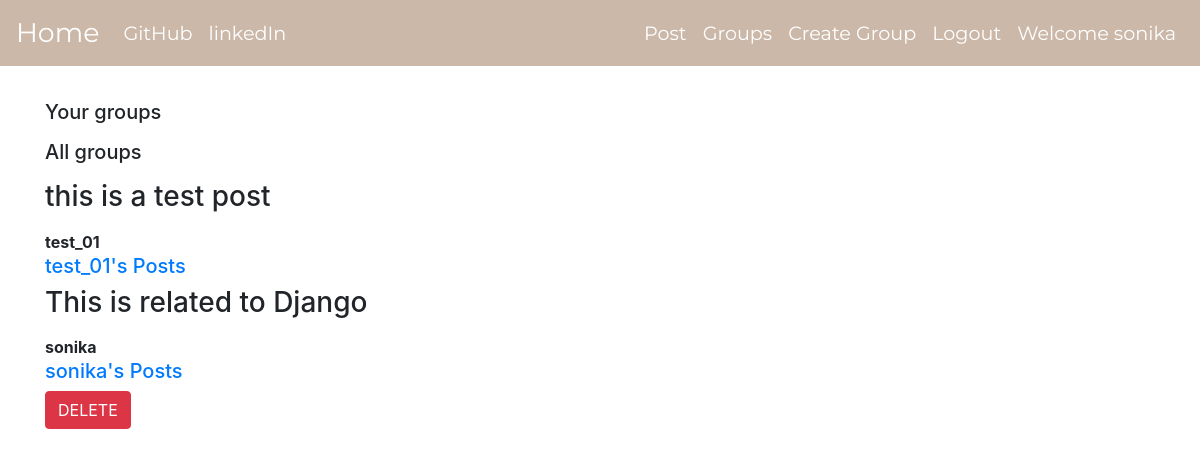
The page /posts/ (signed in) on the database its author committed.
### posts/models.py (models this page shows, shortened)
class Post(models.Model):
    user = models.ForeignKey(User,on_delete=models.CASCADE,related_name='user_post')
    created_time = models.DateTimeField(auto_now=True)
    message = models.TextField()
    message_html = models.TextField(editable=False,default='',blank=True)
    group = models.ForeignKey(Group,related_name='group_post',null=True,blank=True,on_delete=models.SET_NULL)
    class Meta:
        ordering = ['-created_time']
        unique_together = ['user','message']

### posts/views.py (the view)
# urls.py: path('',views.PostListClass.as_view(),name='list_post'),
class PostListClass(SelectRelatedMixin,generic.ListView):
    model = models.Post
    select_related = ('user','group')

### posts/templates/posts/post_list.html (shortened to what this page needs)
{% extends 'posts/post_base.html' %}
{% load humanize %}
{% block prepost %}
  {% if user.is_authenticated %}
    <h5>Your groups</h5>
  {% endif %}
  <h5>All groups</h5>
{% endblock %}
{% block post_content %}
  {% for post in post_list %}
    {% include 'posts/_post.html' %}
  {% endfor %}
{% endblock %}

### templates/base.html (shortened to what this page needs)
<!DOCTYPE html>
{% load static %}
<html lang="en" dir="ltr">
  <head>
    <link rel="stylesheet" href="https://stackpath.bootstrapcdn.com/bootstrap/4.5.0/css/bootstrap.min.css">
    <link rel="stylesheet" href="{% static 'master.css' %}">
  </head>
  <body>
    <nav class="navbar fixed-top navbar-expand-lg custom-nav">
      <div class="collapse navbar-collapse" id="navbarSupportedContent">
        <a class="navbar-brand" href="{% url 'home' %}">Home</a>
        <ul class="navbar-nav mr-auto">
          <li class="nav-item"><a class="nav-link" href="https://github.com/sonikaPinto/django">GitHub</a></li>
          <li class="nav-item"><a class="nav-link" href="https://www.linkedin.com/in/sonika-muriel-pinto-031234125/">linkedIn</a></li>
        </ul>
        <ul class="navbar-nav navbar-right">
          {% if user.is_authenticated %}
            <li class="nav-item"><a class="nav-link" href="{% url 'posts:create_post' %}">Post</a></li>
            <li class="nav-item"><a class="nav-link" href="{% url 'groups:group_list'%}">Groups</a></li>
            <li class="nav-item"><a class="nav-link" href="{% url 'groups:create_group' %}">Create Group</a></li>
            <li class="nav-item"><a class="nav-link" href="{% url 'accounts:logout' %}">Logout</a></li>
            <li class="nav-item"><a class="nav-link" href='{% url "home" %}'>Welcome {{user.username}}</a></li>
          {% endif %}
        </ul>
      </div>
    </nav>
      <div class="container mycontent">
        <div class="row">
          <div class="col-md-12">
            {% block content %}
            {% endblock %}
          </div>
        </div>
      </div>
  </body>
</html>

### posts/templates/posts/_post.html (shortened to what this page needs)
<div class="post_media">
  <h3>{{post.message_html|safe}}</h3>
  <div class="media_body">
    <strong>{{post.user.username}}</strong>
    <h5 class="media_heading">
      <a href="{% url 'posts:for_user_post' slug=post.user.username %}">{{post.user.username}}'s Posts</a>
    </h5>
  </div>
  <div class="media_footer">
    {% if user.is_authenticated and post.user == user %}
    <a href="{% url 'posts:delete_post' pk=post.pk %}" class='btn btn-danger'>DELETE</a>
    {% endif %}
  </div>
</div>

### static/master.css (style rules this page uses)
.custom-nav { font-size: 1.2em; border-bottom: 10px; font-family: 'Montserrat', sans-serif; background-color: #CBB8A9; }
.nav-link,.navbar-brand { color : white; }
.navbar-brand { font-size: 1.4em; }
.mycontent { padding-top: 100px; }

### rows shown on the page
Post: message_html "this is a test post", user.username "test_01"
Post: message_html "This is related to Django", user.username "sonika", shows "DELETE"

### other values the page prints
{{ user.username }} "sonika"
